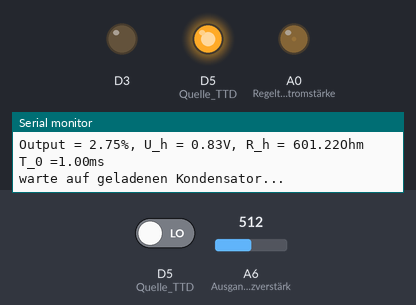
The sketch below on a simulated Arduino MKR. On the bench: output pins drawn as LEDs (lit = HIGH), the last lines printed to the serial monitor. The test bench sets the inputs (shaded band); at power-on: D5 (Quelle_TTD) LOW, A6 (Ausgang_Differenzverstärk) = 512 (analog values on the 0–1023 scale). The local clock reads 2024-03-15 10:24:30 at power-on unless the sketch sets it; storage starts empty.

Above: at 3.2 s.
3.3 s: D5 (Quelle_TTD) driven HIGH
6.0 s: D5 (Quelle_TTD) driven LOW
11.5 s: D5 (Quelle_TTD) driven HIGH
At 16.2 s:
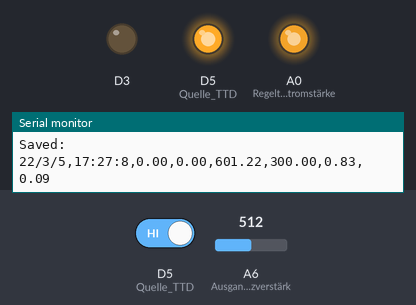
16.5 s: D5 (Quelle_TTD) driven LOW
Timing chart, 0 to 19.5 s (numbered marks = the images above; inputs shaded):
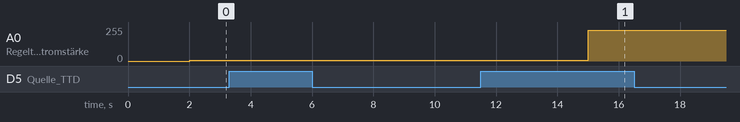

Measured:
- after the input at 11.5 s, A0 (Regelt_die_Stromstärke): 7/255 → 229/255 after 3.5 s instead of 4.5 s

The sketch:

GasSensor.ino
```cpp
#include <SPI.h>

#include <SD.h>

#include <RTCZero.h>

const int chipSelect = SDCARD_SS_PIN;

RTCZero rtc;


/* Change these values to set the current initial time */
const byte seconds = 0;
const byte minutes = 27;
const byte hours = 17;

/* Change these values to set the current initial date */
const byte day = 5;
const byte month = 3;
const byte year = 22;

void setup() {


  // Open serial communications and wait for port to open:

  Serial.begin(9600);

  while (!Serial) {

    ;  // wait for serial port to connect. Needed for native USB port only
  }

  Serial.begin(9600);

  /*
  // Interupts der digitalen Input Pins des TTD (alternative mothode zu Loop)
  attachInterrupt(digitalPinToInterrupt(4), U_0_low, FALLING);
  attachInterrupt(digitalPinToInterrupt(3), U_ref_low, FALLING);
  attachInterrupt(digitalPinToInterrupt(2), U_s_low, FALLING);
  */

  //attachInterrupt(digitalPinToInterrupt(4), u_ttd_off, RISING);
  //attachInterrupt(digitalPinToInterrupt(4), u_ttd_on, FALLING);

  rtc.begin();  // initialize RTC
  // Set the time
  rtc.setHours(hours);
  rtc.setMinutes(minutes);
  rtc.setSeconds(seconds);
  // Set the date
  rtc.setDay(day);
  rtc.setMonth(month);
  rtc.setYear(year);


  Serial.print("Initializing SD card...");


  // see if the card is present and can be initialized:

  if (!SD.begin(chipSelect)) {

    Serial.println("Card failed, or not present");

    // don't do anything more:

    while (1)
      ;
  }

  Serial.println("card initialized.");

  //resolution
  analogReadResolution(12);
  //Pins
  pinMode(5, OUTPUT);  //Quelle TTD
  digitalWrite(5, HIGH);
  pinMode(4, INPUT);  //In R_0
  pinMode(3, INPUT_PULLUP);  //In R_ref
  pinMode(2, INPUT);  //In R_Sensor

  //Pins Temperaturregelung
  pinMode(A0, OUTPUT); //Regelt die Stromstärke
  pinMode(A6, INPUT); //Ausgang Differenzverstärker (Spannung am Heizwiderstand)

  //startet TTD
  load_cap();
}

//Widerstandswerte TTD in Ohm
double R_s = -1;  // noch unbekannt
double R_0 = 10000;
double R_ref = 100000;

//Zeitwerte
volatile double T_0 = 0;
volatile double T_ref = 0;
volatile double T_sensor = 0;
//Absolute Zeitwerte
volatile double T_0_last = 0;
volatile double T_ref_last = 0;
volatile double T_sensor_last = 0;
//Anfang Messung
volatile double time_last_charge = 0;

volatile int state = 0; //legt fest welcher der Pins zum messen / Widerstände zum entladen verwendet wird

// Interuptfunktionen für den TTD
void U_0_low() {
  if (state == 0){
    pinMode(4, INPUT);  //In R_0 high impedance
    int now = millis();
    T_0 = now - time_last_charge;
    Serial.println("T_0 ="+String(T_0)+"ms"); //Serial.println verursacht interrupt => problematisch!
    state++;
    load_cap();
  }
}

void U_ref_low() {
  if (state == 1){
    pinMode(3, INPUT);  //In R_ref high impedance
    int now = millis();
    T_ref = now - time_last_charge;
    Serial.println("T_ref ="+String(T_ref)+"ms");
    state++;
    load_cap();
  }
}

void U_s_low() {
  if (state == 2) {
    pinMode(2, INPUT);  //In R_s high impedance
    int now = millis();
    T_sensor = now - time_last_charge;
    Serial.println("T_sensor ="+String(T_sensor)+"ms");
    calc_R_s();
    log_R_s();
    state = 0;
    load_cap();
  }
}

void load_cap() {
  pinMode(5, OUTPUT);  //Quelle TTD
  digitalWrite(5, HIGH); //ladestrom an
  Serial.println("warte auf geladenen Kondensator...");
  delay(2000); //warte bis Kondensator geladen
  pinMode(5, INPUT);  //Quelle TTD high impedance
  time_last_charge = millis();
  //Serial.println("Kondensator mit u_0 = " + String(u_c) + "V am Zeitpunkt " + String(time_last_charge) + "ms geladen!");
  switch(state) {
    case 0:
      pinMode(4, OUTPUT);  //In R_0 low impedance
      digitalWrite(4, LOW);
      Serial.println("Messung von T_0 am Zeitpunkt " + String(time_last_charge) + "ms gestartet!");
      break;
    case 1:
      pinMode(3, OUTPUT);  //In R_ref low impedance
      digitalWrite(3, LOW);
      Serial.println("Messung von T_ref am Zeitpunkt " + String(time_last_charge) + "ms gestartet!");
      break;
    case 2:
      pinMode(2, OUTPUT);  //In R_s low impedance
      digitalWrite(2, LOW);
      Serial.println("Messung von T_s am Zeitpunkt " + String(time_last_charge) + "ms gestartet!");
      break;
    default:
      Serial.println("ERROR state invalid!");
      break;
  }
}


double calc_R_s() {
  //Berechnung R_sensor
  R_s = (T_sensor - T_0) / (T_ref - T_0) * R_ref;
  Serial.println("R_sensor von " + String(R_s) + "Ohm gemessen");
  return R_s;
}

String dataString_R = "";

double Temperatur = -1;
double temp_target = 300; //Zieltemperatur in Kelvin

double R_h = -1;
double U_h = -1;
double U_reg = -1;

void log_R_s() {
  dataString_R += (String(rtc.getYear()) + "/" + String(rtc.getMonth()) + "/" + String(rtc.getDay()) + "," + String(rtc.getHours()) + ":" + String(rtc.getMinutes()) + ":" + String(rtc.getSeconds()) + "," + String(millis()/1000./60./60./24.) + "," + String(R_s) + "," + String(R_h) + "," + String(temp_target) + "," + String(U_h) + "," + String(U_reg) + "\n");
}

double R_load = 66.; //Effekiver Widerstand Stromregelung

double calc_R_h(double U_h, double U_reg) {
  //Bestimmt aktuellen Heizwiderstand
  //U_h: Spannung am Heizelement; U_reg: Spannung am eingang der Stromregelung
  double I = U_reg / R_load;
  double R_h = U_h / I;
  return R_h;
}

double calc_U_reg(double I) {
  //berrechnet für gegebenen Strom benötigte Spannung
  double U_reg = I * R_load;
}

double calc_temp(double R_h) {
  Temperatur = 290.99 * R_h - 1416.7 - 273.15; //per linearen Fit bestimmt
  return Temperatur;
}


void loop() {

  int mode = -1;
  //Welchselt Zieltemperatur
  if(millis()%30000 <= 15000) {
    temp_target = 300; //Raumtemp
    mode = 3;
  }
  else {
    temp_target = 623; //350°C
    mode = 2;
  }


  U_h = analogRead(A6) / 4095.0 * 3.3 * 0.5;
  int quelle = 150;
  //Testsignale Stromquelle
  switch(mode) {
    case 1:
      quelle = millis() / 100 % 255; //Testsignal Sägezahn
      break;
    case 2:
      quelle = 2.97 / 3.3 * 255; //entspricht 350°C
      break;
    case 3:
      quelle = 0.1 / 3.3 * 255; //Raumtemperatur
      break;
    default:
      break;
  }
  analogWrite(A0, quelle);
  U_reg = (double(quelle)/255.*3.3);
  //Serial.println("U_reg = " + String(U_reg) + "V");
  R_h = calc_R_h(U_h, U_reg);
  Temperatur = calc_temp(R_h);

  //Schleife TTD
  if (digitalRead(5) == LOW) {
    //Output Temperaturregelung. In schleife für weniger Spam
    Serial.print("Output = " + String(double(quelle)/255.*100.) + "%, ");
    Serial.print("U_h = " + String(U_h) + "V, ");
    //Serial.print("Temperatur = " + String(Temperatur) + "°C, ");
    Serial.println("R_h = " + String(R_h) + "Ohm");
    //Ende
    switch(state) {
      case 0:
        //Serial.println("pin_0:" + String(digitalRead(4)));
        U_0_low();
        Serial.println("U_0_low triggerd");
        break;
      case 1:
        //Serial.println("pin_ref:" + String(digitalRead(3)));
        U_ref_low();
        Serial.println("U_ref_low triggerd");
        break;
      case 2:
        //Serial.println("pin_s:" + String(digitalRead(2)));
        U_s_low();
        Serial.println("U_s_low triggerd");
        break;
      default:
        Serial.println("ERROR state invalid!");
        break;
    }
  }


  if (millis()%10000 == 0) {
    Serial.println("Es lebt! State = " + String(state) );
  }


  if (millis() % 3000 == 0) {
    File dataFile = SD.open("datalog.txt", FILE_WRITE);

    // if the file is available, write to it:

    if (dataFile) {
      if (dataString_R != "") {
        dataFile.print(dataString_R);

        dataFile.close();

        // print to the serial port too:

        Serial.println("Saved:\n" + dataString_R);
        dataString_R = "";
      }


    }

    // if the file isn't open, pop up an error:

    else if (!dataFile) {

      Serial.println("error opening datalog.txt");
    }
  }
}
```
